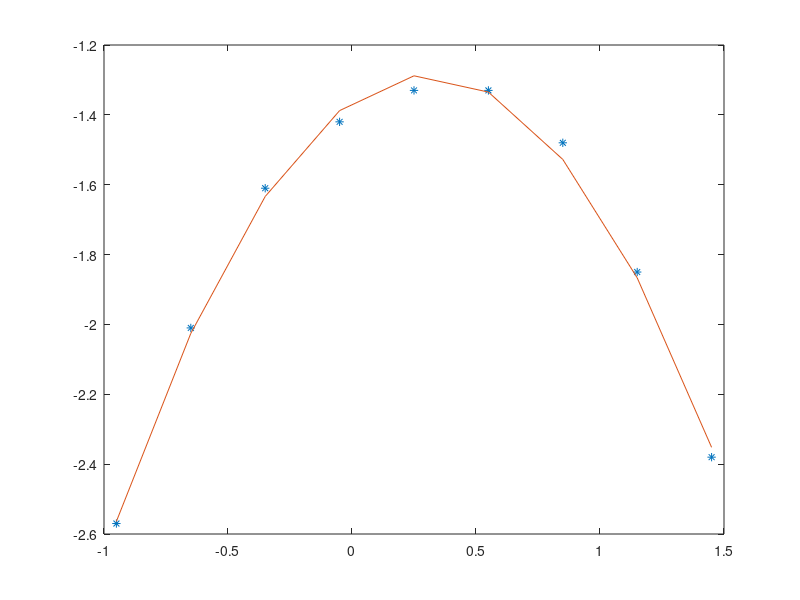

MATLAB code to generate this figure:
x = [-0.95, -0.65, -0.35, -0.05, 0.25, 0.55, 0.85, 1.15, 1.45];
y = [-2.57, -2.01, -1.61, -1.42, -1.33, -1.33, -1.48, -1.85, -2.38];
n = length(x);

#FORMA MATRICIAL
#PARA CHEGAR NA FORMA MATRICIAL SE FAZ DERIVADA DE PARA CADA CONSTANTE ELEVADO A 2
A = [sum(x.^4) sum(x.^3) sum(x.^2);
     sum(x.^3) sum(x.^2) sum(x);
     sum(x.^2) sum(x)    n];



B = [sum(x.^2 .* y); sum(x .* y); sum(y)];

#RESOLUÇÃO
coef = inv(A)*B;
a = coef(1);
b = coef(2);
c = coef(3);


plot(x, y, '*', x, a*x.^2 + b*x + c, '-')
